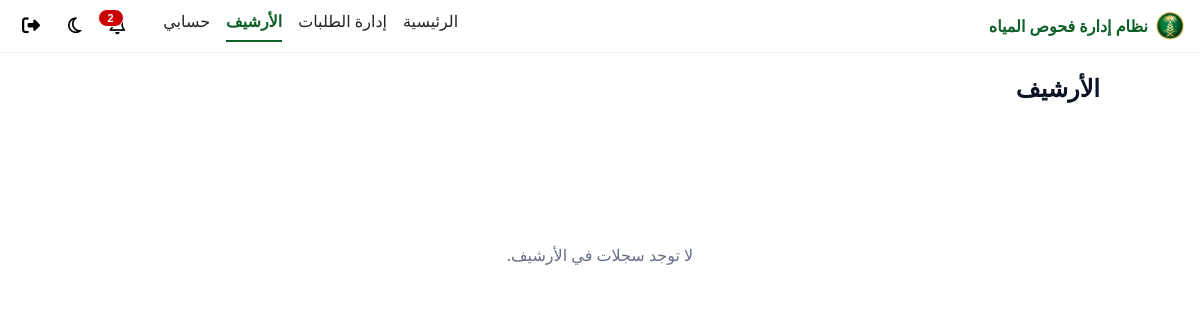
The app's page /admin/archive (signed in), older data.
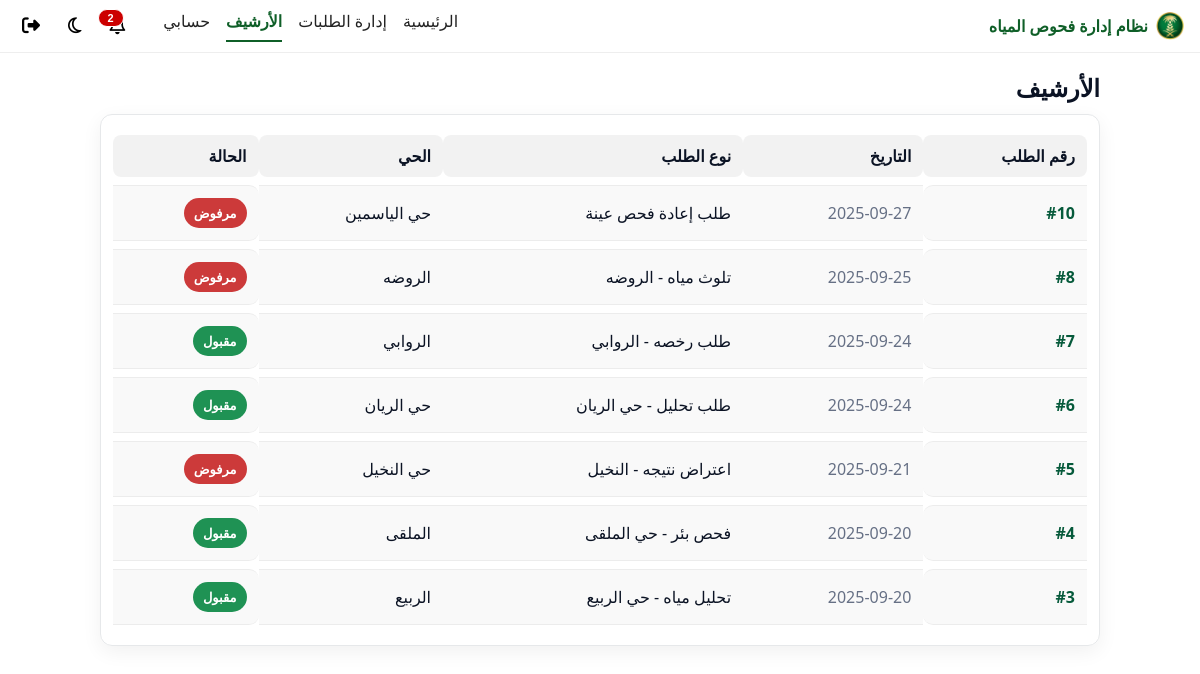
The same page, newer data.
### models.py (models this page shows)
class RequestModel(db.Model):
    __tablename__ = "requests"
    id = db.Column(db.Integer, primary_key=True)
    customer_id = db.Column(db.Integer, db.ForeignKey("customers.id"))
    title = db.Column(db.String(200))
    district = db.Column(db.String(100))
    notes = db.Column(db.Text, nullable=True, default="")
    status = db.Column(db.String(20), nullable=False, default="under_review", server_default="under_review")
    tracking_code = db.Column(db.String(50))
    created_at = db.Column(db.DateTime, default=datetime.utcnow, index=True)
    request_type = synonym("title")
    rejected_reason = db.Column(db.Text, nullable=True)   # ← لا تكتب reject_reason

### app.py (the view)
@app.get("/admin/archive")
@admin_required
def admin_archive():
    items = (RequestModel.query
             .filter(RequestModel.status.in_(["approved", "rejected"]))
             .order_by(RequestModel.created_at.desc())
             .all())
    return render_template("admin_archive.html", items=items, is_admin=True)

### app.py (called while the page is built)
def notifications_data(cid=None):
    demo = [
        {"title": "تم استلام طلبك", "time": "قبل دقيقة", "text": "رقم التتبع #1005"},
        {"title": "تم تحديث الحالة", "time": "اليوم", "text": "طلب #1002 تحت المراجعة"},
    ]
    return {"count": len(demo), "list": demo}

@app.context_processor
def inject_defaults():
    role = "customer"
    cid  = session.get("customer_id")
    return {
        "role": role,
        "notifications": notifications_data(cid)
    }

def admin_required(view):
    @wraps(view)
    def wrapped(*args, **kwargs):
        if session.get("role") != "admin":
            flash("الرجاء تسجيل الدخول كمسؤول.", category="err")
            return redirect(url_for("admin_login"))
        return view(*args, **kwargs)
    return wrapped

### templates/admin_archive.html (shortened to what this page needs)
 {% extends "admin_base.html" %}
{% set is_admin = True %}
{% block content %}
<div class="page">
  <h2 style="margin:0 0 10px">الأرشيف</h2>
  {% if items and items|length > 0 %}
  <div class="card">
    <table dir="rtl">
      <thead>
        <tr>
          <th>رقم الطلب</th>
          <th>التاريخ</th>
          <th>نوع الطلب</th>
          <th>الحي</th>
          <th>الحالة</th>
        </tr>
      </thead>
      <tbody>
        {% for r in items %}
          {% if r.status in ['approved', 'rejected'] %}
          <tr id="row-{{ r.id }}">
            <td class="code">#{{ r.code or r.id }}</td>
            <td class="muted">{{ r.created_at.strftime("%Y-%m-%d") if r.created_at else "" }}</td>
            <td>{{ r.request_type or "" }}</td>
            <td>{{ r.district or "" }}</td>
            <td>
              {% if r.status == 'approved' %}
                <span class="status-badge status-approve">مقبول</span>
              {% else %}
                <span class="status-badge status-reject">مرفوض</span>
              {% endif %}
            </td>
          </tr>
          {% endif %}
        {% endfor %}
      </tbody>
    </table>
  </div>
  {% else %}
    <div class="empty">لا توجد سجلات في الأرشيف.</div>
  {% endif %}
</div>
{% endblock %}

Row changes from the older to the newer data that the page shows:
added RequestModel: id "10", created_at "2025-09-27", title "طلب إعادة فحص عينة", district "حي الياسمين", status "مرفوض"
added RequestModel: id "8", created_at "2025-09-25", title "تلوث مياه - الروضه", district "الروضه", status "مرفوض"
added RequestModel: id "7", created_at "2025-09-24", title "طلب رخصه - الروابي", district "الروابي", status "مقبول"
added RequestModel: id "6", created_at "2025-09-24", title "طلب تحليل - حي الريان", district "حي الريان", status "مقبول"
added RequestModel: id "5", created_at "2025-09-21", title "اعتراض نتيجه - النخيل", district "حي النخيل", status "مرفوض"
now on this page (row edited): RequestModel: id "4", created_at "2025-09-20", title "فحص بئر - حي الملقى", district "الملقى", status "مقبول"
now on this page (row edited): RequestModel: id "3", created_at "2025-09-20", title "تحليل مياه - حي الربيع", district "الربيع", status "مقبول"
Text that changed along with them:
text no longer shown: "لا توجد سجلات في الأرشيف."
text now shown: "رقم الطلب التاريخ نوع الطلب الحي الحالة"
